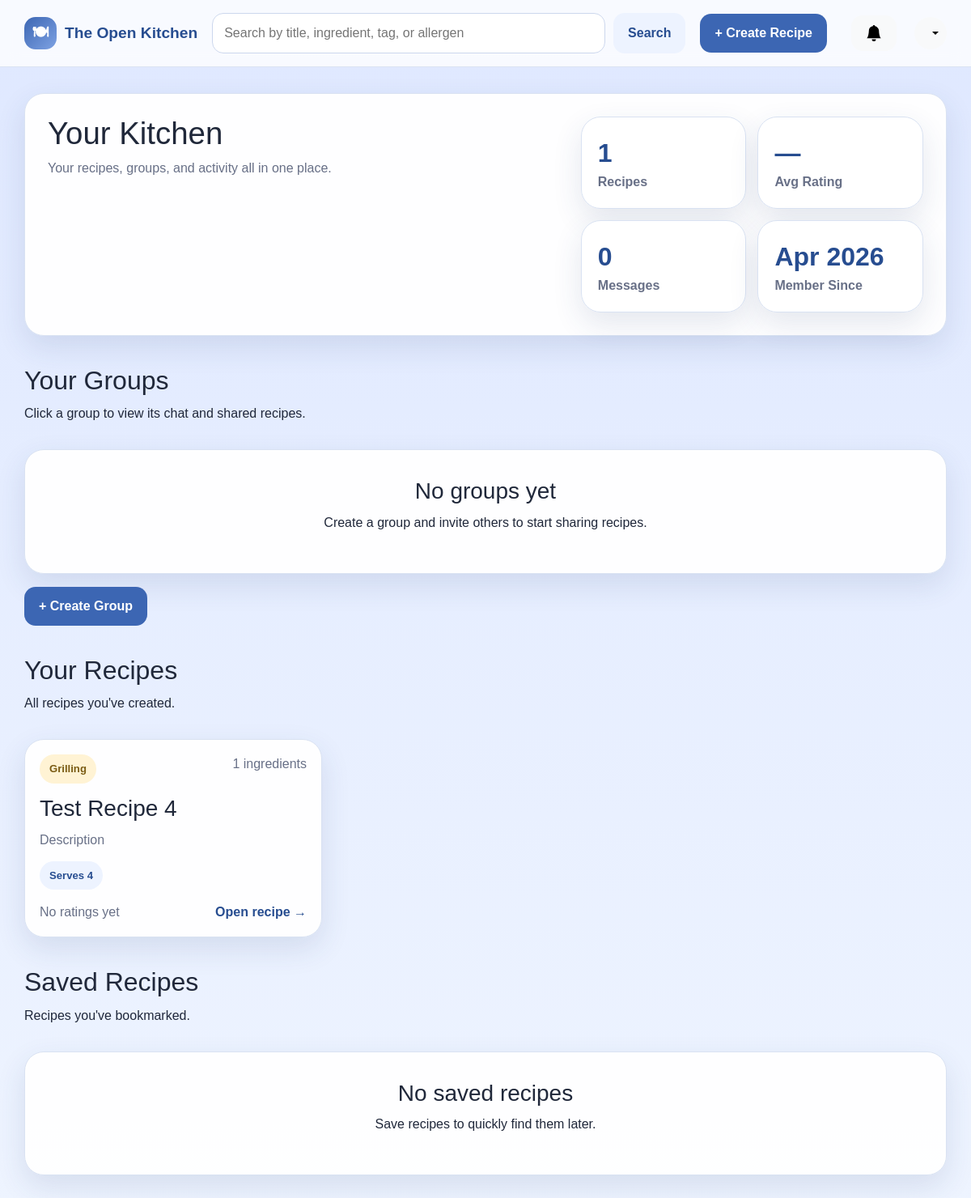
The app's page /groups (signed in), older data.
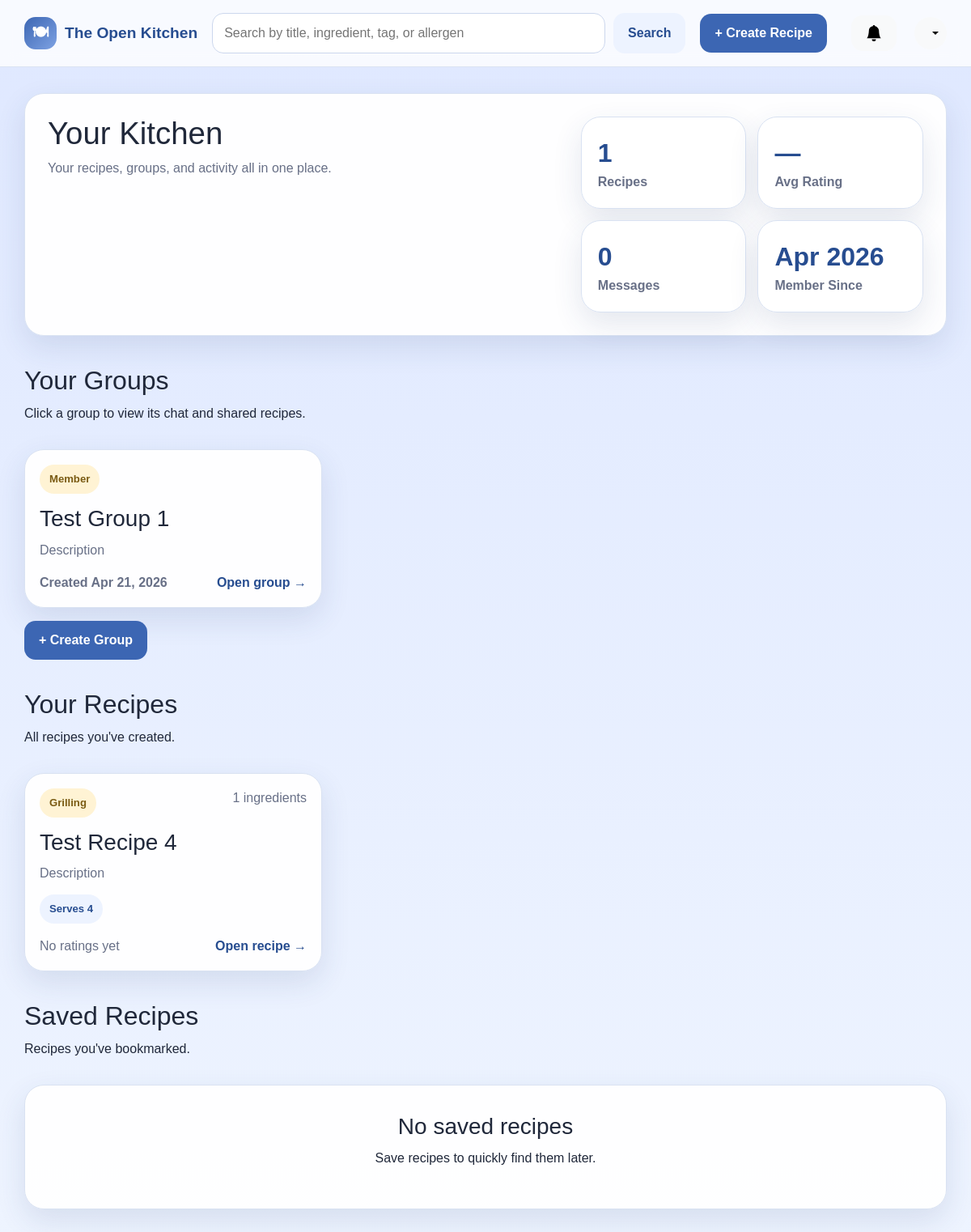
The same page, newer data.
### app/models.py (models this page shows, shortened)
class User(db.Model):
    __tablename__ = 'users'
    id = db.Column(db.Integer, primary_key=True)
    firstName = db.Column(db.String(50), nullable=False)
    lastName = db.Column(db.String(50), nullable=False)
    email = db.Column(db.String(100), unique=True, nullable=False)
    password = db.Column(db.String(255), nullable=False)
    role = db.Column(db.String(20), nullable=False, default='contributor')
    isActive = db.Column(db.Boolean, default=True)
    dateCreated = db.Column(db.DateTime, nullable=False, default=datetime.now)
    recipes = db.relationship('Recipe', backref='author', lazy=True)

class Category(db.Model):
    __tablename__ = 'categories'
    id = db.Column(db.Integer, primary_key=True)
    name = db.Column(db.String(32), unique=True, nullable=False)

class Recipe(db.Model):
    __tablename__ = 'recipes'
    id = db.Column(db.Integer, primary_key=True)
    authorID = db.Column(db.Integer, db.ForeignKey('users.id'), nullable=False)
    title = db.Column(db.String(150), nullable=False)
    description = db.Column(db.Text, nullable=True)
    instructions = db.Column(db.Text, nullable=False)
    forkedFrom = db.Column(db.Integer, db.ForeignKey('recipes.id'), nullable=True)
    baseServings = db.Column(db.Integer, nullable=False)
    prepTime = db.Column(db.Integer, nullable=True)
    cookTime = db.Column(db.Integer, nullable=True)
    dateCreated = db.Column(db.DateTime, nullable=False, default=datetime.now)
    ingredients = db.relationship('Ingredient', backref='recipe', lazy=True, cascade='all, delete-orphan')
    categories = db.relationship('RecipeCategory', backref='recipe', lazy=True, cascade='all, delete-orphan')
    dietary_tags = db.relationship('RecipeDietaryTag', backref='recipe', lazy=True, cascade='all, delete-orphan')
    allergens = db.relationship('RecipeAllergen', backref='recipe', lazy=True, cascade='all, delete-orphan')

class Group(db.Model):
    __tablename__ = 'groups'
    id = db.Column(db.Integer, primary_key=True)
    leaderID = db.Column(db.Integer, db.ForeignKey('users.id'), nullable=False)
    name = db.Column(db.String(100), nullable=False)
    description = db.Column(db.Text)
    dateCreated = db.Column(db.DateTime, nullable=False)
    members = db.relationship('GroupMember', backref='group', lazy=True)
    messages = db.relationship('GroupMessage', backref='group', lazy=True)

### app/routes.py (the view)
@app.route('/groups')
@login_required
def my_groups():
    user = get_current_user()
    user_groups = (
        db.session.query(Group)
        .join(GroupMember, Group.id == GroupMember.groupID)
        .filter(GroupMember.userID == user.id)
        .all()
    )
    user_recipes = Recipe.query.filter_by(authorID=user.id).order_by(Recipe.dateCreated.desc()).all()
    recipe_data = [_recipe_card_data(r) for r in user_recipes]
    saved_query = (
        db.session.query(Recipe)
        .join(SavedRecipe, Recipe.id == SavedRecipe.recipeID)
        .filter(SavedRecipe.userID == user.id)
        .all()
    )
    saved_recipes = [_recipe_card_data(r) for r in saved_query]
    message_count = GroupMessage.query.filter_by(senderID=user.id).count()
    ratings = (
        db.session.query(func.avg(Rating.stars))
        .join(Recipe, Rating.recipeID == Recipe.id)
        .filter(Recipe.authorID == user.id)
        .scalar()
    )
    avg_rating = round(ratings, 1) if ratings else None
    return render_template('groups/index.html',
                           user=user,
                           groups=user_groups,
                           recipe_data=recipe_data,
                           saved_recipes=saved_recipes,
                           message_count=message_count,
                           avg_rating=avg_rating)

### app/templates/groups/index.html (shortened to what this page needs)
{% extends "base.html" %}
{% block content %}
<section class="hero-card">
    <div>
        <h1>Your Kitchen</h1>
        <p class="hero-copy">Your recipes, groups, and activity all in one place.</p>
    </div>
    <div class="stats-panel">
        <div class="stat-card">
            <span class="stat-number">{{ recipe_data|length }}</span>
            <span class="stat-label">Recipes</span>
        </div>
        <div class="stat-card">
            <span class="stat-number">{{ avg_rating or '—' }}</span>
            <span class="stat-label">Avg Rating</span>
        </div>
        <div class="stat-card">
            <span class="stat-number">{{ message_count }}</span>
            <span class="stat-label">Messages</span>
        </div>
        <div class="stat-card">
            <span class="stat-number">
                {{ user.dateCreated.strftime('%b %Y') if user else 'N/A' }}
            </span>
            <span class="stat-label">Member Since</span>
        </div>
    </div>
</section>
<section class="section-head" style="margin-top: 36px;">
    <div>
        <h2>Your Groups</h2>
        <p>Click a group to view its chat and shared recipes.</p>
    </div>
</section>
{% if groups %}
<div class="card-grid">
    {% for group in groups %}
    <a href="{{ url_for('view_group', group_id=group.id) }}" class="recipe-card-link">
        <article class="recipe-card">
            <div class="recipe-card-top">
                <span class="mini-pill">{{ 'Leader' if group.leaderID == 1 else 'Member' }}</span>
            </div>
            <h3>{{ group.name }}</h3>
            <p>{{ group.description or 'No description provided.' }}</p>
            <div class="recipe-card-footer">
                <span class="muted-small">Created {{ group.dateCreated.strftime('%b %d, %Y') }}</span>
                <span>Open group →</span>
            </div>
        </article>
    </a>
    {% endfor %}
</div>
{% else %}
<div class="empty-state">
    <h3>No groups yet</h3>
    <p>Create a group and invite others to start sharing recipes.</p>
</div>
{% endif %}
<div class="mt-3 mb-4">
    <a href="{{ url_for('create_group') }}" class="btn btn-primary">+ Create Group</a>
</div>
<section class="section-head" style="margin-top: 36px;">
    <div>
        <h2>Your Recipes</h2>
        <p>All recipes you've created.</p>
    </div>
</section>
{% if recipe_data %}
<div class="card-grid">
    {% for item in recipe_data %}
    <a href="{{ url_for('view_recipe', recipe_id=item.recipe.id) }}" class="recipe-card-link">
        <article class="recipe-card">
            <div class="recipe-card-top">
                <span class="mini-pill">{{ item.category_names[0] if item.category_names else 'Recipe' }}</span>
                <span class="muted-small">{{ item.ingredient_count }} ingredients</span>
            </div>
            <h3>{{ item.recipe.title }}</h3>
            <p>{{ item.recipe.description or 'A saved Open Kitchen recipe.' }}</p>
            <div class="pill-row">
                <span class="pill">Serves {{ item.recipe.baseServings }}</span>
            </div>
            <div class="recipe-card-footer">
                {% if item.avg_rating %}
                <span class="card-stars">
                    {% for i in range(1, 6) %}
                        <span class="{% if i <= item.avg_rating|round(0,'floor')|int %}star-on{% else %}star-off{% endif %}">★</span>
                    {% endfor %}
                    <span class="rating-score">{{ item.avg_rating }} ({{ item.rating_count }})</span>
                </span>
                {% else %}
                <span class="muted-small no-rating">No ratings yet</span>
                {% endif %}
                <span>Open recipe →</span>
            </div>
        </article>
    </a>
    {% endfor %}
</div>
{% else %}
<div class="empty-state">
    <h3>No recipes yet</h3>
    <p>Create your first recipe to see it here.</p>
    <a href="{{ url_for('create_recipe') }}" class="btn btn-primary">Create Recipe</a>
</div>
{% endif %}
<section class="section-head" style="margin-top: 36px;">
    <div>
        <h2>Saved Recipes</h2>
        <p>Recipes you've bookmarked.</p>
    </div>
</section>
{% if saved_recipes %}
<div class="card-grid">
    {% for item in saved_recipes %}
    <div class="recipe-card-wrap">
        <a href="{{ url_for('view_recipe', recipe_id=item.recipe.id) }}" class="recipe-card-link">
            <article class="recipe-card">
                <div class="recipe-card-top">
                    <span class="mini-pill">
                        {{ item.category_names[0] if item.category_names else 'Recipe' }}
                    </span>
                    <span class="muted-small">{{ item.ingredient_count }} ingredients</span>
                </div>
                <h3>{{ item.recipe.title }}</h3>
                <p>{{ item.recipe.description or 'A saved Open Kitchen recipe.' }}</p>
                <div class="pill-row">
                    <span class="pill">Serves {{ item.recipe.baseServings }}</span>
                    {% if item.recipe.prepTime %}
                        <span class="pill">Prep {{ item.recipe.prepTime }} min</span>
                    {% endif %}
                    {% if item.recipe.cookTime %}
                        <span class="pill">Cook {{ item.recipe.cookTime }} min</span>
                    {% endif %}
                </div>
                <div class="recipe-card-footer">
                    {% if item.avg_rating %}
                    <span class="card-stars">
                        {% for i in range(1, 6) %}
                            <span class="{% if i <= item.avg_rating|round(0,'floor')|int %}star-on{% else %}star-off{% endif %}">★</span>
                        {% endfor %}
                        <span class="rating-score">{{ item.avg_rating }} ({{ item.rating_count }})</span>
                    </span>
                    {% else %}
                    <span class="muted-small no-rating">No ratings yet</span>
                    {% endif %}
                    <span>Open recipe →</span>
                </div>
            </article>
        </a>
        {% if user and user.id == item.recipe.authorID %}
        <form method="POST" action="{{ url_for('delete_recipe', recipe_id=item.recipe.id) }}"
              class="delete-form"
              onsubmit="return confirm('Delete \'{{ item.recipe.title }}\'? This cannot be undone.')">
            <button type="submit" class="delete-btn" title="Delete recipe">
                <svg xmlns="http://www.w3.org/2000/svg" width="16" height="16" fill="currentColor" class="bi bi-x" viewBox="0 0 16 16">
                    <path d="M4.646 4.646a.5.5 0 0 1 .708 0L8 7.293l2.646-2.647a.5.5 0 0 1 .708.708L8.707 8l2.647 2.646a.5.5 0 0 1-.708.708L8 8.707l-2.646 2.647a.5.5 0 0 1-.708-.708L7.293 8 4.646 5.354a.5.5 0 0 1 0-.708"/>
                </svg>
            </button>
        </form>
        {% endif %}
    </div>
    {% endfor %}
</div>
{% else %}
<div class="empty-state">
    <h3>No saved recipes</h3>
    <p>Save recipes to quickly find them later.</p>
</div>
{% endif %}
{% endblock %}

### app/templates/base.html (shortened to what this page needs)
<!DOCTYPE html>
<html lang="en">
<head>
    <link href="https://cdn.jsdelivr.net/npm/bootstrap@5.3.3/dist/css/bootstrap.min.css" rel="stylesheet">
    <link rel="stylesheet" href="{{ url_for('static', filename='style.css') }}">
</head>
<body>
    <header class="site-header">
        <div class="container nav-wrap">
            <a class="brand" href="{{ url_for('dashboard') }}">
                <span class="brand-mark">🍽</span>
                <span>The Open Kitchen</span>
            </a>
            <form class="searchbar" action="{{ url_for('search') }}" method="get">
                <input type="text" name="q" placeholder="Search by title, ingredient, tag, or allergen"
                       value="{{ request.args.get('q', '') }}">
                <button type="submit" class="btn btn-secondary">Search</button>
            </form>
            <nav class="nav-links">
                {% if session.get('user_id') %}
                    <a href="{{ url_for('create_recipe') }}" class="btn btn-primary">+ Create Recipe</a>
                {% else %}
                    <a href="{{ url_for('login') }}" class="btn btn-primary">Log In</a>
                {% endif %}
                {% if session.get('user_id') %}
                <button type="button"
                        id="notificationBtn"
                        class="btn btn-light position-relative ms-3"
                        data-bs-toggle="offcanvas"
                        data-bs-target="#notificationPanel"
                        aria-controls="notificationPanel">
                    <svg xmlns="http://www.w3.org/2000/svg" width="20" height="20" fill="currentColor" class="bi bi-bell-fill" viewBox="0 0 16 16">
                        <path d="M8 16a2 2 0 0 0 2-2H6a2 2 0 0 0 2 2m.995-14.901a1 1 0 1 0-1.99 0A5 5 0 0 0 3 6c0 1.098-.5 6-2 7h14c-1.5-1-2-5.902-2-7 0-2.42-1.72-4.44-4.005-4.901"/>
                    </svg>
                </button>
                {% endif %}
                {% if session.get('user_id') %}
                <div class="dropdown ms-2">
                    <button class="btn btn-light dropdown-toggle d-flex align-items-center justify-content-center"
                            type="button"
                            id="profileDropdown"
                            data-bs-toggle="dropdown"
                            aria-expanded="false"
                            style="width: 40px; height: 40px; border-radius: 50%;">
                    </button>
                </div>
                {% endif %}
            </nav>
        </div>
    </header>
    <main class="container page-shell">
        {% block content %}{% endblock %}
    </main>
    <div class="toast-container position-fixed top-0 end-0 p-3" style="z-index: 1100;" id="toastContainer"></div>
</body>
</html>

Row changes from the older to the newer data that the page shows:
added Group: leaderID "Member", name "Test Group 1", description "Description", dateCreated "Apr 21, 2026"
Text that changed along with them:
text no longer shown: "No groups yet Create a group and invite others to start sharing recipes."
